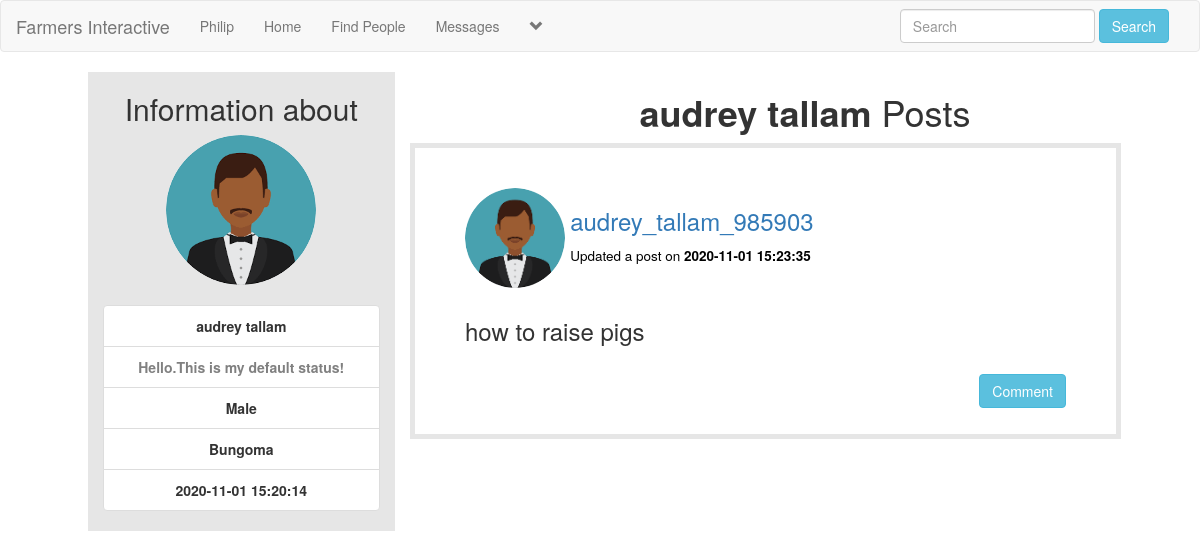
Screenshot of /user_profile.php?u_id=3 (signed in) with the database file from the repository.
### tables this page shows
CREATE TABLE `users` (
  `user_id` int(11) NOT NULL AUTO_INCREMENT,
  `f_name` text NOT NULL,
  `l_name` text NOT NULL,
  `user_name` text NOT NULL,
  `describe_user` varchar(255) NOT NULL,
  `Relationship` text NOT NULL,
  `user_pass` varchar(255) NOT NULL,
  `user_email` varchar(255) NOT NULL,
  `user_county` text NOT NULL,
  `user_gender` text NOT NULL,
  `user_birthday` text NOT NULL,
  `user_image` varchar(255) NOT NULL,
  `user_cover` varchar(255) NOT NULL,
  `user_reg_date` timestamp NOT NULL DEFAULT current_timestamp(),
  `status` text NOT NULL,
  `posts` text NOT NULL,
  `recovery_account` text NOT NULL,
  PRIMARY KEY (`user_id`)
);

CREATE TABLE `posts` (
  `post_id` int(11) NOT NULL AUTO_INCREMENT,
  `user_id` int(11) NOT NULL,
  `post_content` varchar(255) NOT NULL,
  `upload_image` varchar(255) NOT NULL,
  `post_date` timestamp NOT NULL DEFAULT current_timestamp(),
  PRIMARY KEY (`post_id`)
);

### user_profile.php (the view, shortened to what this page needs)
<!DOCTYPE html>
<?php
include("includes/header.php");
?>
<html>
<head>
	<link rel="stylesheet" href="https://maxcdn.bootstrapcdn.com/bootstrap/3.3.7/css/bootstrap.min.css">
	<link rel="stylesheet" type="text/css" href="style/home_style2.css">
</head>
<body>
<div class="row">
	<?php
    if(isset($_GET['u_id'])){
    $u_id = $_GET['u_id'];
  }
  	if($u_id < 0 || $u_id ==""){
      echo"<script> window.open('home.php', '_self')</script>";
      }else{
	 ?>
	 <div class="col-sm-12">
	 	<?php
         if(isset($_GET['u_id'])){
      		global $con;
      	}
	 	?>
	 	<?php
         if(isset($_GET['u_id'])){
      		global $con;
      		$user_id = $_GET['u_id'];
      		$select ="select * from users where user_id ='$user_id'";
      		$run = mysqli_query($con, $select);
      		$row = mysqli_fetch_array($run);
      		$image = $row['user_image'];
      		$f_name = $row['f_name'];
      		$l_name = $row['l_name'];
      		$describe_user = $row['describe_user'];
      		$county = $row['user_county'];
      		$gender = $row['user_gender'];
      		$register_date = $row['user_reg_date'];
      		echo"
      		  <div class='row'>
      		  	<div class='col-sm-1'>
      		  	</div>
      		  	<center>
      		  		<div style='background-color: #e6e6e6;' class='col-sm-3'>
      		  			<h2>Information about</h2>
      		  			<img class='img-circle' src='users/$image' width='150' height='150'>
      		  			<br><br>
      		  			<ul class='list-group'>
      		  				<li class='list-group-item' title='Username'><strong>$f_name $l_name</strong></li>
      		  				<li class='list-group-item' title='User Status'><strong style='color: grey;'>$describe_user</strong></li>
      		  				<li class='list-group-item' title='Gender'><strong>$gender</strong></li>
      		  				<li class='list-group-item' title='County'><strong>$county</strong></li>
      		  				<li class='list-group-item' title='User Registration Date'><strong>$register_date</strong></li>
      		  			</ul>
      			";
      		echo"
	      	</div>
	      	</center>
      	";
      	}
	 	?>
	 	<div class="col-sm-8">
	 		<center><h1><strong><?php echo "$f_name $l_name";?></strong> Posts</h1></center>
	 		<?php
	 			global $con;
	 			if(isset($_GET['u_id'])){
	      			$u_id = $_GET['u_id'];
	      		}
	      		$get_posts = "select * from posts where user_id ='$u_id' ORDER by 1 DESC LIMIT 5";
	      		$run_posts = mysqli_query($con, $get_posts);
	      		while ($row_posts = mysqli_fetch_array($run_posts)) {
			 		$post_id =$row_posts['post_id'];
			 		$user_id =$row_posts['user_id'];
			 		$content =$row_posts['post_content'];
			 		$upload_image =$row_posts['upload_image'];
			 		$post_date =$row_posts['post_date'];
		      		$user = "select * from users where user_id ='$user_id' AND posts='yes'";
		      		$run_user = mysqli_query($con, $user);
		      		$row_user = mysqli_fetch_array($run_user);
		      		$user_name = $row_user['user_name'];
		      		$user_image = $row_user['user_image'];
		      		if($content=="No" && strlen($upload_image) >= 1)
		      		{
		      			echo"
		      				<div id='own_posts'>
		      					<div class='row'>
		      						<div class='col-sm-2'>
		      							<p><img src='users/$user_image' class='img-circle' width='100px' height='100px'></p>
		      						</div>
		      						<div class='col-sm-2'>
		      							<h3><a style='text-decoration: none; cursor: pointer; color: #3897f0;' href='user_profile.php?u_id=$user_id'>$user_name</a></h3>
		      							<h4><small style='color: black'>Updated a post on<strong>$post_date</strong></small></h4>
		      						</div>
		      						<div class='col-sm-4'>
		      						</div>
		      					</div>
		      					<div class='row'>
		      						<div class='col-sm-12'>
		      							<img id='posts-img' src='imagepost/$upload_image' style='height: 350px'>
		      						</div>
		      					</div><br>
		      					<a href='single.php?post_id=$post_id' style='float: right;'><button class='btn btn-success'>View</button></a>
		      					<a href='functions/delete_post.php?post_id=$post_id' style='float: right;'><button class='btn btn-danger'>Delete</button></a>
		      				</div><br><br>
		      			";
				 		}
				 		else{
				 			echo "
				 			<div id='own_posts'>
				 				<div class='row'>
				 					<div class='col-sm-2'>
				 						<p><img src='users/$user_image' class='img-circle' width='100px' height='100px'></p>
				 					</div>
				 					<div class='col-sm-6'>
	                                    <h3><a style='text-decoration:none; cursor:pointer;color #3897f0;' href='user_profile.php?u_id=$user_id'>$user_name</a></h3>
								<h4><small style='color:black;'>Updated a post on <strong>$post_date</strong></small></h4>
				 					</div>
				 					<div class='col-sm-4'>
				 					</div>
				 				</div>
				 				<div class='row'>
				 					<div class='col-sm-12'>
				 						<h3><p>$content</p></h3>
				 					</div>
				 				</div><br>
				 				<a href='single.php?post_id=$post_id' style='float:right;'><button class='btn btn-info'>Comment</button></a><br>
				 			</div><br><br>
				 			";
				 	}
		      	}
	 		?>
	 	  </div>
	 </div>
</div>
<?php }?>
</body>
</html>

### includes/header.php (shortened to what this page needs)
<?php
include("functions/functions.php");
?>
<nav class="navbar navbar-default">
	<div class="container-fluid">
		<div class="navbar-header">
			<a class="navbar-brand" href="home.php">Farmers Interactive</a>
		</div>
		<div class="collapse navbar-collapse" id="bs-example-navbar-collapse-1">
	      <ul class="nav navbar-nav">
	      	<?php
			$user = $_SESSION['user_email'];
			$get_user = "select * from users where user_email='$user'";
			$run_user = mysqli_query($con,$get_user);
			$row=mysqli_fetch_array($run_user);
			$user_id = $row['user_id'];
			$first_name = $row['f_name'];
			$user_posts = "select * from posts where user_id='$user_id'";
			$run_posts = mysqli_query($con,$user_posts);
			$posts = mysqli_num_rows($run_posts);
			?>
	        <li><a href='profile.php?<?php echo "u_id=$user_id" ?>'><?php echo "$first_name"; ?></a></li>
	       	<li><a href="home.php">Home</a></li>
			<li><a href="members.php">Find People</a></li>
			<li><a href="messages.php?u_id=new">Messages</a></li>
					<?php
						echo"
						<li class='dropdown'>
							<a href='#' class='dropdown-toggle' data-toggle='dropdown' role='button' aria-haspopup='true' aria-expanded='false'><span><i class='glyphicon glyphicon-chevron-down'></i></span></a>
							<ul class='dropdown-menu'>
								<li>
									<a href='my_post.php?u_id=$user_id'>My Posts <span class='badge badge-secondary'>$posts</span></a>
								</li>
								<li>
									<a href='edit_profile.php?u_id=$user_id'>Edit Account</a>
								</li>
								<li role='separator' class='divider'></li>
								<li>
									<a href='logout.php'>Logout</a>
								</li>
							</ul>
						</li>
						";
					?>
			</ul>
			<ul class="nav navbar-nav navbar-right">
				<li class="dropdown">
					<form class="navbar-form navbar-left" method="get" action="results.php">
						<div class="form-group">
							<input type="text" class="form-control" name="user_query" placeholder="Search">
						</div>
						<button type="submit" class="btn btn-info" name="search">Search</button>
					</form>
				</li>
			</ul>
		</div>
	</div>
</nav>

### style/home_style2.css (style rules this page uses)
body { overflow-x: hidden; }

### user_profile.php (style rules this page uses)
#own_posts { border: 5px solid #e6e6e6; padding: 40px 50px; width: 90%; own_posts }

### rows the page displays
users: f_name "Philip"
users: user_image (placeholder picture), f_name "audrey", l_name "tallam", describe_user "Hello.This is my default status!", user_gender "Male", user_county "Bungoma", user_reg_date "2020-11-01 15:20:14"
posts: user.user_image (placeholder picture), user.user_name "audrey_tallam_985903", post_date "2020-11-01 15:23:35", post_content "how to raise pigs"
